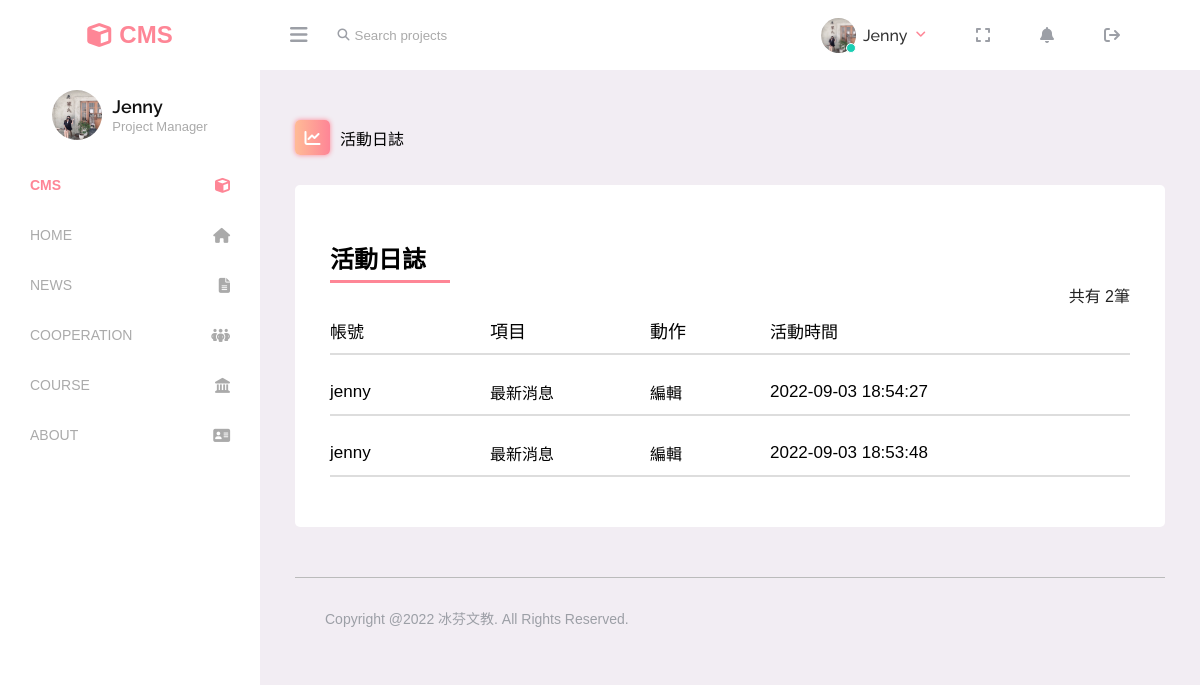
/cms/activtiy.php (signed in), run on the app's committed database.
### tables this page shows
CREATE TABLE `record` (
  `id` int(11) NOT NULL,
  `user` varchar(100) NOT NULL,
  `lastdate` varchar(100) NOT NULL,
  `type_name` varchar(100) NOT NULL,
  `action` varchar(100) NOT NULL
);

### cms/activtiy.php (the view, shortened to what this page needs)
<?php
require_once('../config/conn.php');
$user = $_SESSION['username'];
if(isset($_SESSION['username'])){
    if(isset($_GET['user']) && $_GET['user'] != ""){
        if($_SESSION['level']>=10){
            $get_user = $_GET['user'];
            try{
                $sql_str = "SELECT * FROM record WHERE user = :get_user ORDER BY lastdate DESC";
                $stmt = $conn -> prepare($sql_str);
                $stmt -> bindParam(':get_user', $get_user);
                $stmt -> execute();
                $RS_record = $stmt -> fetchAll(PDO::FETCH_ASSOC);
                $total = $stmt -> rowCount();
            }catch(PDOException $e){
                die('Error!:'.$e->getMessage());
            }
        }else{
            if(isset($_GET['user']) && $_GET['user'] == $user){
                $get_user = $_GET['user'];
                try{
                    $sql_str = "SELECT * FROM record WHERE user = :get_user ORDER BY lastdate DESC";
                    $stmt = $conn -> prepare($sql_str);
                    $stmt -> bindParam(':get_user', $get_user);
                    $stmt -> execute();
                    $RS_record = $stmt -> fetchAll(PDO::FETCH_ASSOC);
                    $total = $stmt -> rowCount();
                }catch(PDOException $e){
                    die('Error!:'.$e->getMessage());
                }
            }else{
                echo " <script> alert('你無權限訪問!');window.location.href = './activtiy.php' </script>";
            }
        }
    }else{
        try{
            $sql_str = "SELECT * FROM record WHERE user = :user ORDER BY lastdate DESC";
            $stmt = $conn -> prepare($sql_str);
            $stmt -> bindParam(':user', $user);
            $stmt -> execute();
            $RS_record = $stmt -> fetchAll(PDO::FETCH_ASSOC);
            $total = $stmt -> rowCount();
        }catch(PDOException $e){
            die('Error!:'.$e->getMessage());
        }
    }
 ?>
<!DOCTYPE html>
<html lang="zh-Hant-TW">
<head>
    <link rel="stylesheet" href="../css/cms.css">
    <link rel="stylesheet" href="https://cdnjs.cloudflare.com/ajax/libs/font-awesome/6.1.1/css/all.min.css">
</head>
<body>
    <?php include_once('./header.php');  ?>
    <main id="activity">
        <div class="title"><span class="icon"><i class="fa-solid fa-chart-line"></i></span>活動日誌</div>
        <div class="activityList">
            <h4>活動日誌</h4>
            <p>共有 <?php echo $total; ?>筆</p>
            <div class="activityItem activityItemTitle">
                <strong class="username">帳號</strong>
                <strong class="type">項目</strong>
                <strong class="action">動作</strong>
                <strong class="latest-update">活動時間</strong>
            </div>
            <?php foreach($RS_record as $item){ ?>
            <div class="activityItem">
            <strong class="username"><?php echo $item['user']; ?></strong>
                <strong class="type"><?php echo $item['type_name']; ?></strong>
                <strong class="action"><?php echo $item['action']; ?></strong>
                <strong class="latest-update"><?php echo $item['lastdate']; ?></strong>
            </div>
            <?php } ?>
        </div>
        <?php include('./footer.php'); ?>
    </main>
</body>
</html>
<?php }else{
    header('Location:./noPermission.php');
} ?>

### data on the page
record: user "jenny", type_name "最新消息", action "編輯", lastdate "2022-09-03 18:54:27"
record: user "jenny", type_name "最新消息", action "編輯", lastdate "2022-09-03 18:53:48"

### other printed values
$_SESSION['name'] "Jenny"
$total "2"
